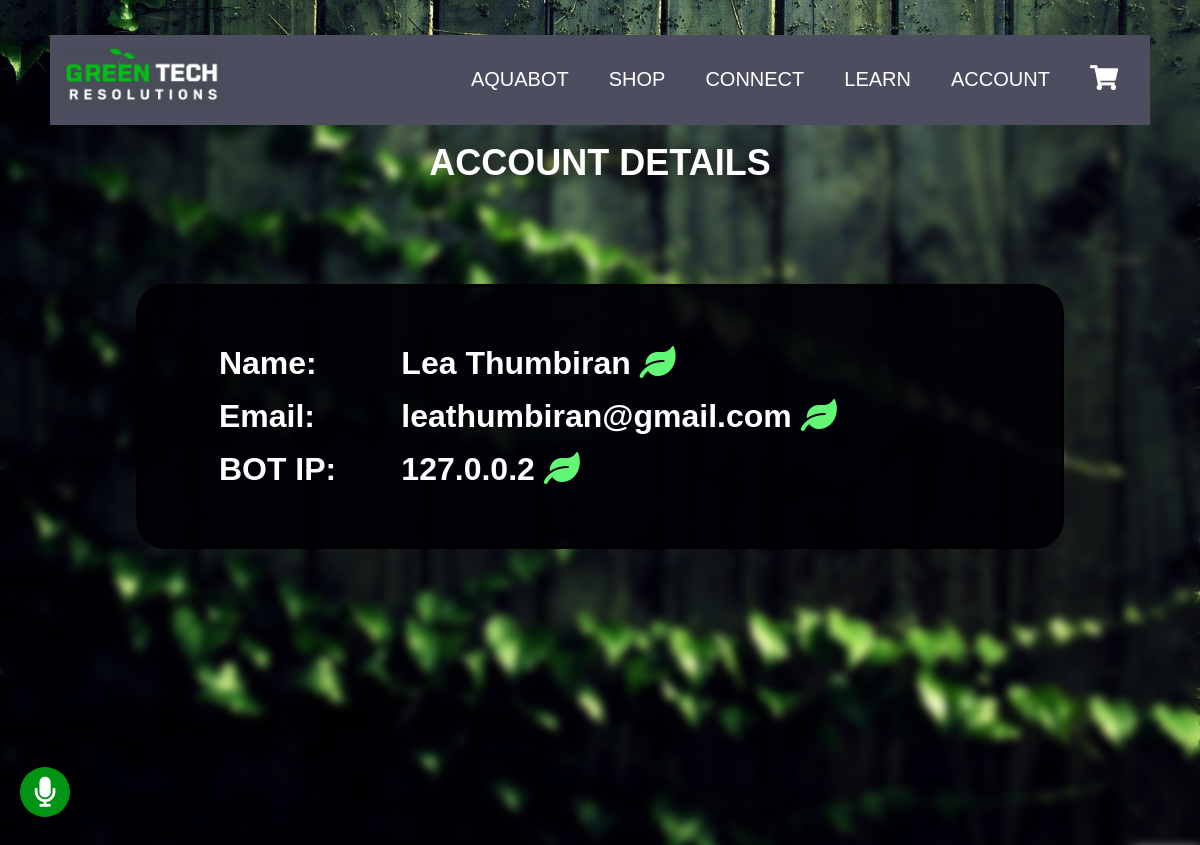
The page /greentech_resolutions/account.php (signed in) on the database its author committed.
### tables this page shows
CREATE TABLE `users` (
  `user_id` int NOT NULL,
  `full_name` varchar(250) DEFAULT NULL,
  `email` varchar(250) DEFAULT NULL,
  `password` varchar(250) DEFAULT NULL,
  `bot_ip` varchar(250) DEFAULT NULL
);

### greentech_resolutions/account.php (the view, shortened to what this page needs)
<!DOCTYPE html>
<html>
    <head>
        <link rel="stylesheet" href="style.css">
        <link rel="stylesheet" href="https://cdnjs.cloudflare.com/ajax/libs/font-awesome/6.4.0/css/all.min.css">
    </head>
    <body>
        <header>
            <?php
                include 'menu.php';
            ?>
        </header>
        <div class="hero">
            <?php
                $connect = mysqli_connect(DB_HOST,DB_USER,DB_PASSWORD,DB_NAME);
                $email = $_SESSION['email'];
                $check_user =$connect->prepare("
                SELECT
                *
                FROM users
                WHERE email=?
                ");
                $check_user->bind_param("s",$email);
                $check_user->execute();
                $result=$check_user->get_result();
                $row=$result->fetch_assoc();
                if(isset($row['full_name'])){
                    $full_name = $row['full_name'];
                    $email = $row['email'];
                    $bot_ip = $row['bot_ip'];
                    echo "<h1 class='chat-page-toggle_register_login_btn'><br>Account Details</h1>";
                    echo "<div class='user-info'>";
                    echo    "<table class='user-info-table'>";
                    echo        "<tbody>";
                    echo            "<tr>";
                    echo                "<td class='user-td'>";
                    echo                    "<th class='user-th'>Name:</th>";
                    echo                "</td>";
                    echo                "<td class='user-td'>";
                    echo                    "$full_name <a href='manage_name.php'><i class='fas fa-leaf' style='color:#62f875'></i></a>";
                    echo                "</td>";
                    echo            "</tr>";
                    echo            "<tr>";
                    echo                "<td class='user-td'>";
                    echo                    "<th class='user-th'>Email:</th>";
                    echo                "</td>";
                    echo                "<td class='user-td'>";
                    echo                    "$email <a href='manage_email.php'><i class='fas fa-leaf' style='color:#62f875'></i></a>";
                    echo                "</td>";
                    echo            "</tr>";
                    echo            "<tr>";
                    echo                "<td class='user-td'>";
                    echo                    "<th class='user-th'>BOT IP:</th>";
                    echo                "</td>";
                    echo                "<td class='user-td'>";
                    echo                    "$bot_ip <a href='manage_bot_ip.php'><i class='fas fa-leaf' style='color:#62f875'></i></a>";
                    echo                "</td>";
                    echo            "</tr>";
                    echo        "</tbody>";
                    echo    "</table>";
                    echo "</div>";
                }
            ?>
        </div>
    </body>
</html>

### greentech_resolutions/style.css (style rules this page uses)
* { margin: 0; padding: 0; box-sizing: border-box; font-family: Arial, Helvetica, sans-serif; text-transform: none; text-decoration: none; }
body { margin-top: 100px; background-color: #252525; }
header { position: absolute; top:35px; left:50px; right:50px; background: #4C4D5E; padding:0px 1%; display: flex; align-items: center; justify-content: space-between; z-index: 1000; height: 90px; }
.hero { height: calc(100vh - 18.5px); justify-content: center; align-items: center; padding: 20px; }
.hero h1 { color: #ffffff; font-size: 3vw; margin-bottom: 20px; }
.user-info { width: 80%; background-color: #010007eb; border: 3px solid #000000; border-radius: 30px; margin: 0 auto; display: flex; flex-direction: column; align-items:center; justify-content:center; padding:30px; text-align: justify; padding: 50px; }
.user-info-table { border-collapse: collapse; color: #ffffff; font-family: 'Arial',sans-serif; font-weight: bold; width:100%; font-size:2em; }
th.user-th, td.user-td { padding: 8px; text-align: left; }
.chat-page-toggle_register_login_btn { padding: 20px 30px; cursor: pointer; background: transparent; border: 0; outline: none; position: relative; color: #343A54; font-weight: bolder; font-size: 20px; text-transform: uppercase; }

### greentech_resolutions/account.php (style rules this page uses)
.hero { text-align: center; backdrop-filter: blur(5px); }
.chat-page-toggle_register_login_btn { font-size:40px; padding: 0px 30px; filter: drop-shadow(1px 1px 10px black); margin-bottom: 50px; }
.hero h1 { color: white; }
body { width: 100%; background-image: url(images/account_background.jpg); background-position:center; background-size:cover; background-attachment: fixed; overflow: hidden; margin-top: 80px; }

### rows shown on the page
users: full_name "Lea Thumbiran", email "leathumbiran@gmail.com", bot_ip "127.0.0.2"
